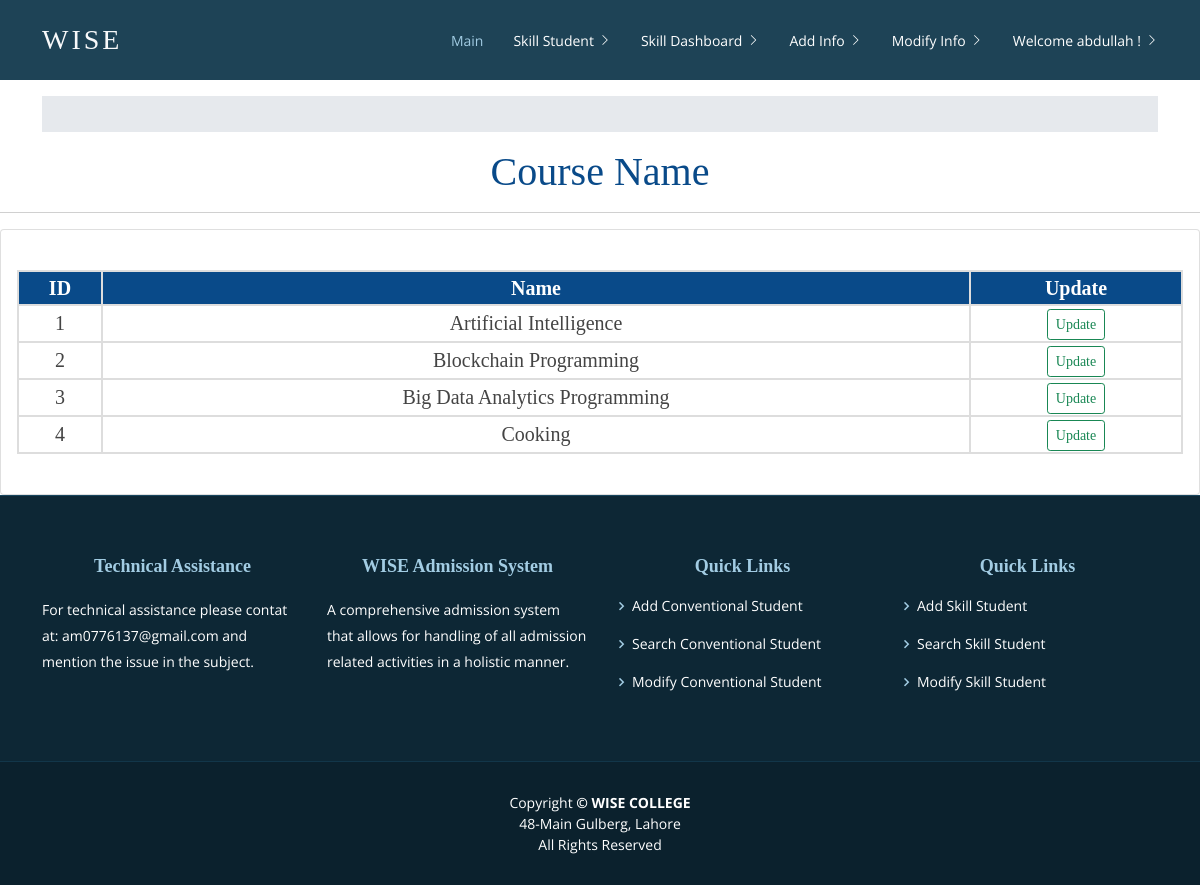
Before: /course_name_dashboard/ (signed in) with the older database file.
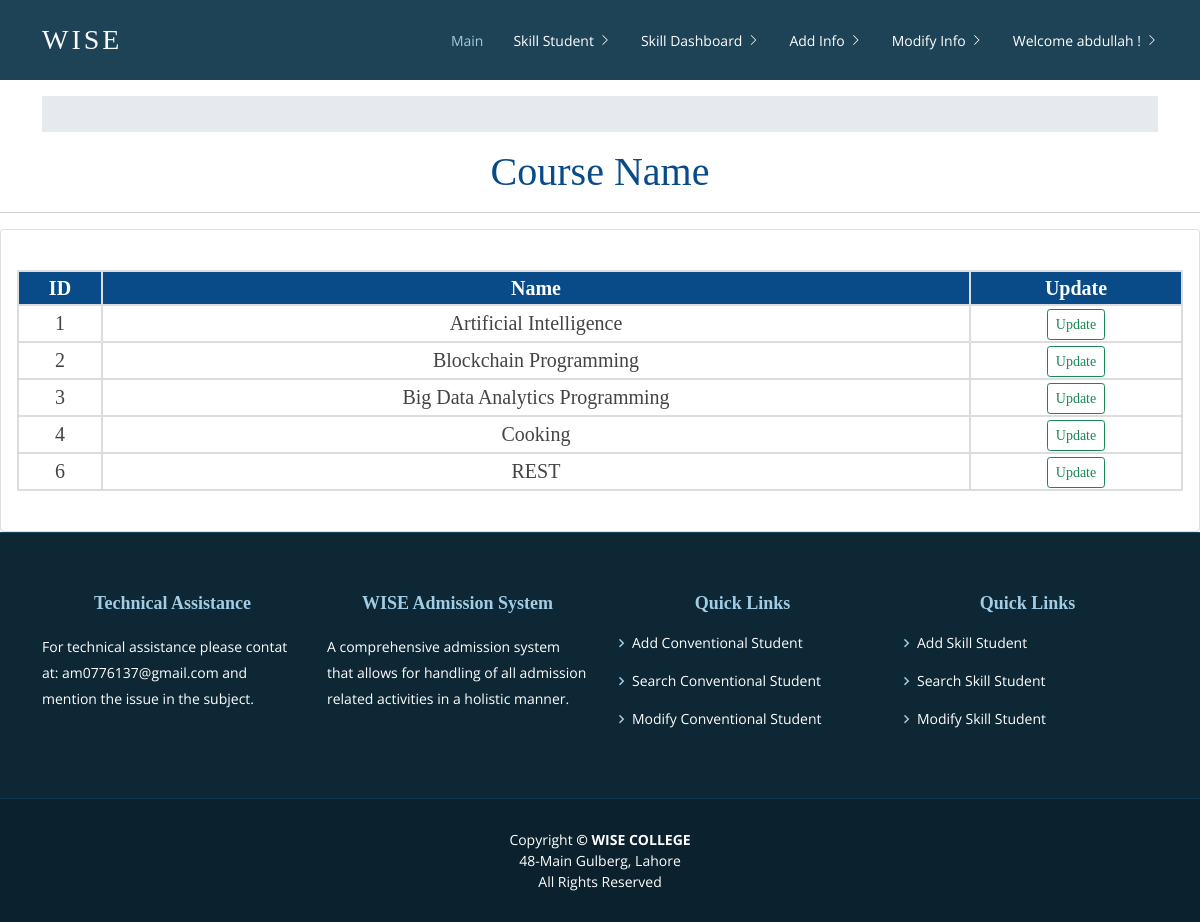
After: the same page with the newer database file.
### AdmissionSystem/models.py (models this page shows, shortened)
class CourseName(models.Model):
	course_name = models.CharField(max_length=100)
	course_abbreviation = models.CharField(max_length=10)
	created_by = models.CharField(max_length=100)
	updated_by = models.CharField(max_length=100, null=True, blank=True)

### AdmissionSystem/views.py (the view)
# urls.py: path('course_name_dashboard/',views.course_name_dashboard,name='coursenamedashboard'),
@login_required(login_url='loginpageview')
def course_name_dashboard(request):
	course_name_objects = CourseName.objects.all()
	all_data = list()
	for course_object in course_name_objects:
		course_data = list()
		course_data.append(course_object.id)
		course_data.append(course_object.course_name)
		all_data.append(course_data)
	context = {'alldata': all_data}
	return render(request,'course_name_dashboard.html',context=context)

### templates/course_name_dashboard.html (shortened to what this page needs)
{% extends 'base.html' %}
{% load static %}
{% block content %}
<div class="col-md-15">
 		<h1 class="text-center">Course Name</h1>
		<hr>
		<div class="card card-body">
				<table id="search-table" class="users-table mt-4">
						<tr>
							<th>ID</th>
							<th>Name</th>
							<th>Update</th>
						</tr>
						{% for data in alldata %}
								<tr>
									{% for column in data %}
									<td>{{ column }}</td>
									{% endfor %}
 									<td>
									<input value="Update" type="button" onclick="location.href='{% url 'updatecoursename' data.0 %}'" class="btn btn-sm btn-outline-success"></td>
								</tr>
						{% endfor %}
				</table>
				<br>
 		</div>
</div>
{% endblock %}

Changed rows visible on the page:
added CourseName: data "REST"
Other visible differences:
new list line: "6 Update"
